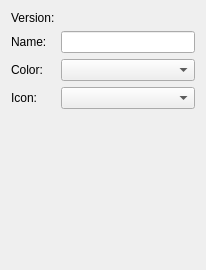
<?xml version="1.0" encoding="UTF-8"?>
<ui version="4.0">
 <class>hipComponentWidget</class>
 <widget class="QWidget" name="hipComponentWidget">
  <property name="geometry">
   <rect>
    <x>0</x>
    <y>0</y>
    <width>206</width>
    <height>270</height>
   </rect>
  </property>
  <property name="windowTitle">
   <string>Form</string>
  </property>
  <layout class="QGridLayout" name="gridLayout">
   <item row="6" column="0" colspan="2">
    <spacer name="verticalSpacer">
     <property name="orientation">
      <enum>Qt::Vertical</enum>
     </property>
     <property name="sizeHint" stdset="0">
      <size>
       <width>20</width>
       <height>40</height>
      </size>
     </property>
    </spacer>
   </item>
   <item row="3" column="0">
    <widget class="QLabel" name="nameLabel">
     <property name="sizePolicy">
      <sizepolicy hsizetype="Preferred" vsizetype="Preferred">
       <horstretch>0</horstretch>
       <verstretch>0</verstretch>
      </sizepolicy>
     </property>
     <property name="maximumSize">
      <size>
       <width>40</width>
       <height>16777215</height>
      </size>
     </property>
     <property name="text">
      <string>Name:</string>
     </property>
    </widget>
   </item>
   <item row="3" column="1">
    <widget class="QLineEdit" name="name"/>
   </item>
   <item row="4" column="0">
    <widget class="QLabel" name="colorLabel">
     <property name="text">
      <string>Color:</string>
     </property>
    </widget>
   </item>
   <item row="4" column="1">
    <widget class="QComboBox" name="colorComboBox"/>
   </item>
   <item row="5" column="0">
    <widget class="QLabel" name="iconLabel">
     <property name="text">
      <string>Icon:</string>
     </property>
    </widget>
   </item>
   <item row="5" column="1">
    <widget class="QComboBox" name="iconComboBox"/>
   </item>
   <item row="0" column="0">
    <widget class="QLabel" name="versionLabel">
     <property name="text">
      <string>Version:</string>
     </property>
    </widget>
   </item>
   <item row="0" column="1">
    <widget class="QLabel" name="version">
     <property name="text">
      <string/>
     </property>
    </widget>
   </item>
  </layout>
 </widget>
 <resources/>
 <connections/>
</ui>
